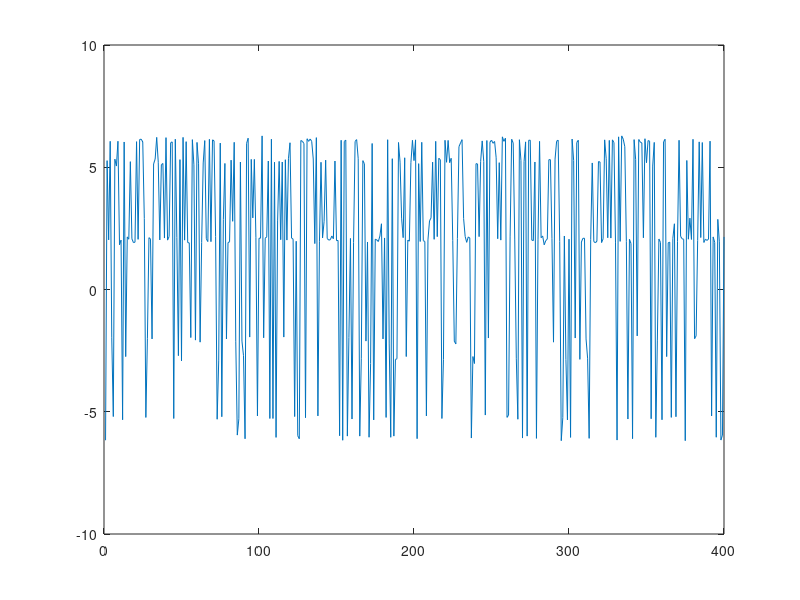

This chart was generated by the following MATLAB code:

% this version has no stopping criterion
clear all

% Y is the observable states, generated randomly.
load('Y_obs.mat');
Y=Y_obs;

plot(Y);


size_data=size(Y);
p=size_data(2);
N=size_data(1);



iterate=100; 
N_states=4;
T=200; 


N=N/T;

c=diag(diag(cov(Y)));

mean=randn(N_states,p)*sqrtm(c)+ones(N_states,1)*mean(Y);

% prior, Pri & transition prob matrix, trs_P
% https://www.youtube.com/watch?v=9yl4XGp5OEg
% 6:44
Pri=rand(1,N_states);
Pri=Pri/sum(Pri);

trs_P=rand(N_states);

tZ_=zeros(size(trs_P(:,1)));

        for i=1:length(trs_P(1,:))
          tZ_=tZ_+trs_P(:,i);
        end
        
tZ=zeros(size(trs_P));

        for i=1:length(trs_P(1,:))
          tZ(:,i)=trs_P(:,i)./tZ_;
        end
        trs_P = tZ;

coll_likelihood=[];
likelihood=0;




B=zeros(T,N_states);
k1=(2*pi)^(-p/2);
alpha = zeros(T,N_states);
beta = alpha;
gamma = beta;
for cycle=1:iterate
  
  % forward backword portion
  % in the bigger scheme of things of EM, it is E/Estimation portion
  % https://www.youtube.com/watch?v=9yl4XGp5OEg
  % 26:36
  
  Fuse=[];
  Fusesum=zeros(1,N_states);
  s_norm=zeros(T,1);
  
  % X_hid, hidden states
  X_hid=zeros(T-1,N_states*N_states);
  
  for n=1:N
    
    norm=zeros(T,1);
    iCov=inv(c);
    k2=k1/sqrt(det(c));
    
    % emission probabilities, emm_P
    
    for i=1:T
      for l=1:N_states
        d=mean(l,:)-Y((n-1)*T+i,:);
        emm_P(i,l)=k2*exp(-0.5*d*iCov*d');
      end;
    end;
    
    % Forward Inference
    % https://www.youtube.com/watch?v=9yl4XGp5OEg
    % 13:01
    
    % alpha_t+1(X_hid_t+1) = SUM_X_hid_t[alpha_t(X_hid_t)*trs_P*emm_P]
    
    for i=1:T
       
        %initial calculation for forward-alpha
      if(i==1)
          alpha(i,:)=Pri.*emm_P(i,:);
      end  
      
        %next calculation for forward-alpha
      if(i~=1)
      alpha(i,:)=(alpha(i-1,:)*trs_P).*emm_P(i,:);
      end
      
      norm(i)=sum(alpha(i,:));
      alpha(i,:)=alpha(i,:)/norm(i);
      
    end;
    
    % Forward Inference
    % https://www.youtube.com/watch?v=9yl4XGp5OEg
    % 16:40
    beta(T,:)=ones(1,N_states)/norm(T);
    for i=T-1:-1:1
      beta(i,:)=(beta(i+1,:).*emm_P(i+1,:))*(trs_P')/norm(i); 
    end;
    
    % Fusing forward and backword
    % https://www.youtube.com/watch?v=9yl4XGp5OEg
    % 20:30
    alpha_beta=(alpha.*beta); 
    
    tZ_=zeros(size(alpha_beta(:,1)));

        for i=1:length(alpha_beta(1,:))
          tZ_=tZ_+alpha_beta(:,i);
        end

    
    tZ=zeros(size(alpha_beta));

        for i=1:length(alpha_beta(1,:))
          tZ(:,i)=alpha_beta(:,i)./tZ_;
        end
        alpha_beta = tZ;
    
    alpha_betasum=sum(alpha_beta);
    
    x_temp=zeros(T-1,N_states*N_states);
    for i=1:T-1
      t=trs_P.*( alpha(i,:)' * (beta(i+1,:).*emm_P(i+1,:)));
      x_temp(i,:)=t(:)'/sum(t(:));
    end;
    
    s_norm=s_norm+log(norm);
    Fuse=[Fuse; alpha_beta];
    Fusesum=Fusesum+alpha_betasum;
    X_hid=X_hid+x_temp;

  end;
  
  % in the bigger scheme of things of EM, it is M/Maximation portion
  % https://www.youtube.com/watch?v=9yl4XGp5OEg
  % 26:36
  
  % outputs
  mean=zeros(N_states,p);
  mean=Fuse'*Y;

  FusesumT=Fusesum';
  
  tZ_=zeros(size(FusesumT(:,1)));

        for i=1:length(FusesumT(1,:))
          tZ_=tZ_+FusesumT(:,i);
        end

    
  tZ=zeros(size(mean));

        for i=1:length(mean(1,:))
          tZ(:,i)=mean(:,i)./tZ_;
        end
        mean = tZ;
  
  % Transition Probability Matrix, trs_P
 
  
   X_hidT=X_hid';
   tZ_=zeros(size(X_hidT(:,1)));

        for i=1:length(X_hidT(1,:))
          tZ_=tZ_+X_hidT(:,i);
        end
      sxi=  tZ_;
        
  sxi=reshape(sxi,N_states,N_states);
  
   tZ_=zeros(size(sxi(:,1)));

        for i=1:length(sxi(1,:))
          tZ_=tZ_+sxi(:,i);
        end

    
    tZ=zeros(size(sxi));

        for i=1:length(sxi(1,:))
          tZ(:,i)=sxi(:,i)./tZ_;
        end
        trs_P = tZ;
  
  % Priors, Pri
  Pri=zeros(1,N_states);
  for i=1:N
    Pri=Pri+Fuse((i-1)*T+1,:);
  end
  Pri=Pri/N;
  
  
  c=zeros(p,p);
  for l=1:N_states
    d=(Y-ones(T*N,1)*mean(l,:));
    Z=zeros(size(d));

    for i=1:length(d(1,:))
       Z(:,i)=d(:,i).*Fuse(:,l);
    end
    res=Z';
    c=c+res*d;
  end;
  c=c/(sum(Fusesum));
  
  temp_likelihood=likelihood;
  likelihood=sum(s_norm);
  coll_likelihood=[coll_likelihood likelihood];
  fprintf('likelihood = %f \n',likelihood);  
  
end
